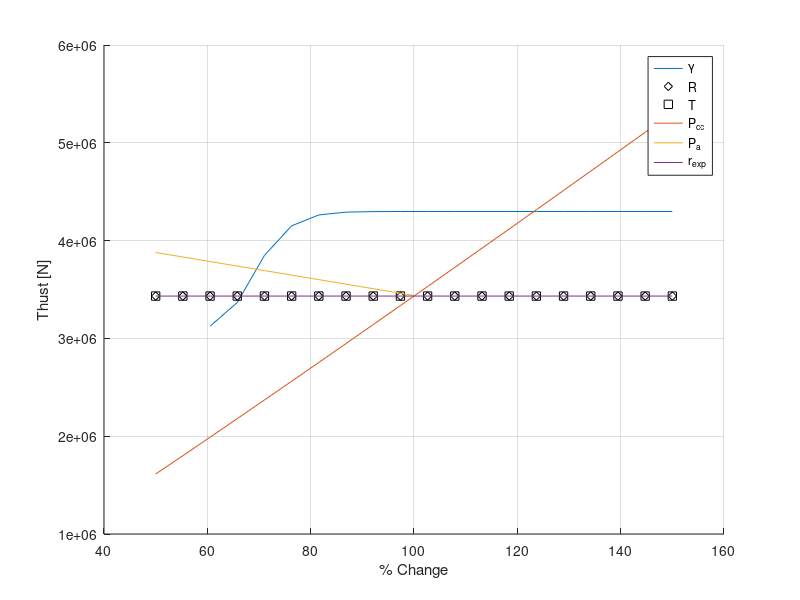
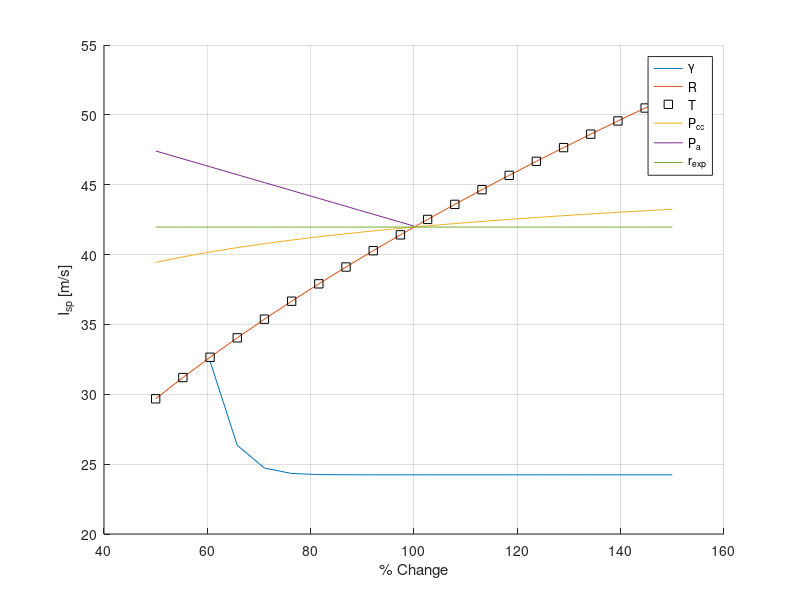
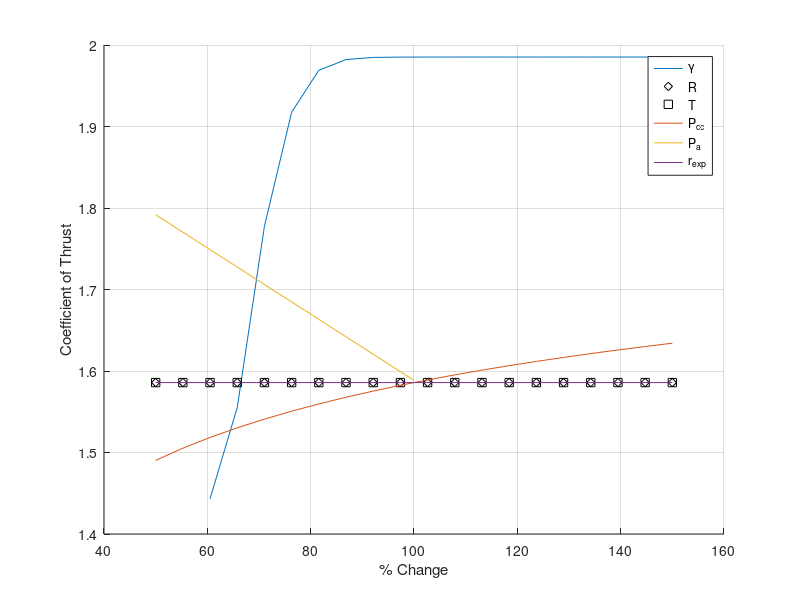
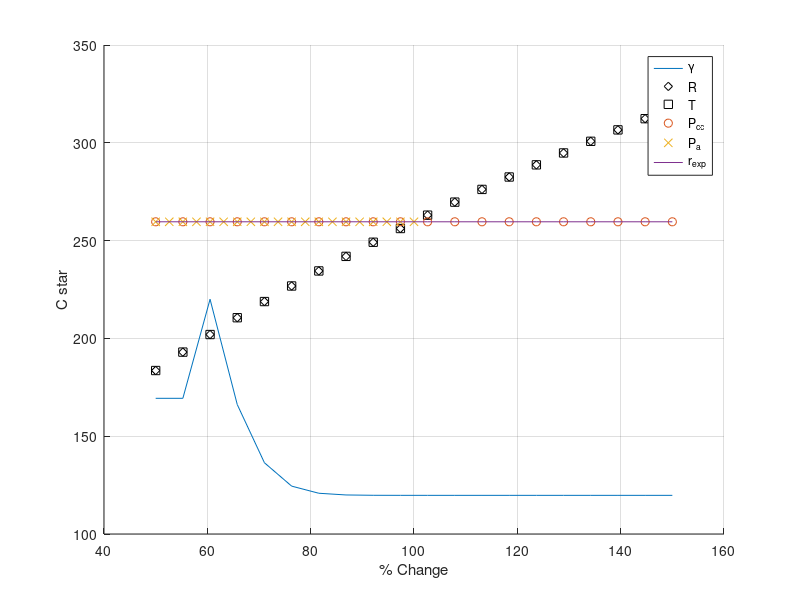

These charts were generated, in order, by the following MATLAB code:
%% FYP Engine Parameter Sensitivity Analysis
clear 
clc
close all

%% Defaults
% Based on A-1 sample engine from Huzel and Huang
R_def = 0.815;
gamma_def = 1.22;
T_def = 3588;
Pcc_def = 6.89e6; %bar
Pa_def = 101325;
exp_def = 14;
g = 9.81;
At = 0.314193;
n = 20;
Pe = ones(1,n)*101325;

%gamma loop: 1 - 2
R = R_def*ones(1,n);
T = T_def*ones(1,n);
pcc = Pcc_def*ones(1,n);
pa = Pa_def*ones(1,n);
exp = exp_def*ones(1,n);

% gamma = linspace(gamma_def*0.5,gamma_def*1.5,n);
for i = 1:n  
    
    gamma_struct.c_star(i) = sqrt(g*gamma(i)*R(i)*T(i))/(gamma(i)*sqrt((2/(gamma(i)+1))^((gamma(i)+1)/(gamma(i)-1))));

    gamma_struct.Cf(i) = sqrt(((2*gamma(i)^2)/(gamma(i)-1))*((2/(gamma(i)+1))^((gamma(i)+1)/(gamma(i)-1)))*(1-(Pe(i)/pcc(i))^((gamma(i)-1)/gamma(i))))+exp(i)*((Pe(i)-pa(i))/pcc(i));

    gamma_struct.F(i) = pcc(i)*At*gamma_struct.Cf(i);

    gamma_struct.Isp(i) = (gamma_struct.c_star(i)*gamma_struct.Cf(i))/g;

end

% R loop: 100 - 400

%R = R_def*ones(1,100);
T = T_def*ones(1,n);
pcc = Pcc_def*ones(1,n);
pa = Pa_def*ones(1,n);
exp = exp_def*ones(1,n);
gamma = gamma_def*ones(1,n);

R = linspace(R_def*0.5,R_def*1.5,n);

for i = 1:n  
    
    R_struct.c_star(i) = sqrt(g*gamma(i)*R(i)*T(i)) / (gamma(i)*sqrt((2/(gamma(i)+1))^((gamma(i)+1)/(gamma(i)-1)) ));

    R_struct.Cf(i) = sqrt(((2*gamma(i)^2)/(gamma(i)-1))*((2/(gamma(i)+1))^((gamma(i)+1)/(gamma(i)-1)))*(1-(pa(i)/pcc(i))^((gamma(i)-1)/gamma(i))))+exp(i)*((Pe(i)-pa(i))/pcc(i));

    R_struct.F(i) = pcc(i)*At*R_struct.Cf(i);

    R_struct.Isp(i) = (R_struct.c_star(i)*R_struct.Cf(i))/g;

end

% T loop 2500 - 6500 k
R = R_def*ones(1,n);
%T = T_def*ones(1,100);
pcc = Pcc_def*ones(1,n);
pa = Pa_def*ones(1,n);
exp = exp_def*ones(1,n);
gamma = gamma_def*ones(1,n);

T = linspace(T_def*0.5,T_def*1.5,n);

for i = 1:n  
    
    T_struct.c_star(i) = sqrt(g*gamma(i)*R(i)*T(i))/(gamma(i)*sqrt((2/(gamma(i)+1))^((gamma(i)+1)/(gamma(i)-1))));

    T_struct.Cf(i) = sqrt(((2*gamma(i)^2)/(gamma(i)-1))*((2/(gamma(i)+1))^((gamma(i)+1)/(gamma(i)-1)))*(1-(Pe(i)/pcc(i))^((gamma(i)-1)/gamma(i))))+exp(i)*((Pe(i)-pa(i))/pcc(i));

    T_struct.F(i) = pcc(i)*At*T_struct.Cf(i);

    T_struct.Isp(i) = (T_struct.c_star(i)*T_struct.Cf(i))/g;

end

% Pcc loop 1 - 300 bar
R = R_def*ones(1,n);
T = T_def*ones(1,n);
%pcc = Pcc_def*ones(1,100);
pa = Pa_def*ones(1,n);
exp = exp_def*ones(1,n);
gamma = gamma_def*ones(1,n);

pcc = linspace(Pcc_def*0.5,Pcc_def*1.5,n);

for i = 1:n  
    
    Pcc_struct.c_star(i) = sqrt(g*gamma(i)*R(i)*T(i))/(gamma(i)*sqrt((2/(gamma(i)+1))^((gamma(i)+1)/(gamma(i)-1))));

    Pcc_struct.Cf(i) = sqrt(((2*gamma(i)^2)/(gamma(i)-1))*((2/(gamma(i)+1))^((gamma(i)+1)/(gamma(i)-1)))*(1-(Pe(i)/pcc(i))^((gamma(i)-1)/gamma(i))))+exp(i)*((Pe(i)-pa(i))/pcc(i));

    Pcc_struct.F(i) = pcc(i)*At*Pcc_struct.Cf(i);

    Pcc_struct.Isp(i) = (Pcc_struct.c_star(i)*Pcc_struct.Cf(i))/g;

end

% Pa loop 0 - 1 bar
R = R_def*ones(1,n);
T = T_def*ones(1,n);
pcc = Pcc_def*ones(1,n);
%Pa = Pa_def*ones(1,100);
exp = exp_def*ones(1,n);
gamma = gamma_def*ones(1,n);

pa = linspace(0,1e5,n);

for i = 1:n
    
    Pa_struct.c_star(i) = sqrt(g*gamma(i)*R(i)*T(i))/(gamma(i)*sqrt((2/(gamma(i)+1))^((gamma(i)+1)/(gamma(i)-1))));

    Pa_struct.Cf(i) = sqrt(((2*gamma(i)^2)/(gamma(i)-1))*((2/(gamma(i)+1))^((gamma(i)+1)/(gamma(i)-1)))*(1-(Pe(i)/pcc(i))^((gamma(i)-1)/gamma(i))))+exp(i)*((Pe(i)-pa(i))/pcc(i));

    Pa_struct.F(i) = pcc(i)*At*Pa_struct.Cf(i);

    Pa_struct.Isp(i) = (Pa_struct.c_star(i)*Pa_struct.Cf(i))/g;

end

%exp loop 3 - 100;
R = R_def*ones(1,n);
T = T_def*ones(1,n);
pcc = Pcc_def*ones(1,n);
pa = Pa_def*ones(1,n);
%exp = exp_def*ones(1,100);
gamma = gamma_def*ones(1,n);

exp = linspace(exp_def*0.5,exp_def*1.5,n);

for i = 1:n 
    
    exp_struct.c_star(i) = sqrt(g*gamma(i)*R(i)*T(i))/(gamma(i)*sqrt((2/(gamma(i)+1))^((gamma(i)+1)/(gamma(i)-1))));

    exp_struct.Cf(i) = sqrt(((2*gamma(i)^2)/(gamma(i)-1))*((2/(gamma(i)+1))^((gamma(i)+1)/(gamma(i)-1)))*(1-(Pe(i)/pcc(i))^((gamma(i)-1)/gamma(i))))+exp(i)*((Pe(i)-pa(i))/pcc(i));

    exp_struct.F(i) = pcc(i)*At*exp_struct.Cf(i);

    exp_struct.Isp(i) = (exp_struct.c_star(i)*exp_struct.Cf(i))/g;

end

x_arr = linspace(50,150,n);
x_arr2 = linspace(50,100,n);

figure(1)
hold on
plot(x_arr,gamma_struct.F)
plot(x_arr,R_struct.F,'dk')
plot(x_arr,T_struct.F,'sk')
plot(x_arr,Pcc_struct.F)
plot(x_arr2,Pa_struct.F)
plot(x_arr,exp_struct.F)
legend('\gamma','R','T','P_{cc}','P_{a}','r_{exp}')
hold off 
grid on
xlabel('% Change')
ylabel('Thust [N]')


figure(2)
hold on
plot(x_arr,gamma_struct.Isp)
plot(x_arr,R_struct.Isp)
plot(x_arr,T_struct.Isp,'sk')
plot(x_arr,Pcc_struct.Isp)
plot(x_arr2,Pa_struct.Isp)
plot(x_arr,exp_struct.Isp)
legend('\gamma','R','T','P_{cc}','P_{a}','r_{exp}')
hold off 
xlabel('% Change')
ylabel('I_{sp} [m/s]')
grid on

figure(3)
hold on
plot(x_arr,gamma_struct.Cf)
plot(x_arr,R_struct.Cf,'dk')
plot(x_arr,T_struct.Cf,'sk')
plot(x_arr,Pcc_struct.Cf)
plot(x_arr2,Pa_struct.Cf)
plot(x_arr,exp_struct.Cf)
legend('\gamma','R','T','P_{cc}','P_{a}','r_{exp}')
hold off 
xlabel('% Change')
ylabel('Coefficient of Thrust')
grid on

figure(4)
hold on
plot(x_arr,gamma_struct.c_star)
plot(x_arr,R_struct.c_star,'dk')
plot(x_arr,T_struct.c_star,'sk')
plot(x_arr,Pcc_struct.c_star,'o')
plot(x_arr2,Pa_struct.c_star,'x')
plot(x_arr,exp_struct.c_star)
legend('\gamma','R','T','P_{cc}','P_{a}','r_{exp}')
hold off 
xlabel('% Change')
ylabel('C star')
grid on



